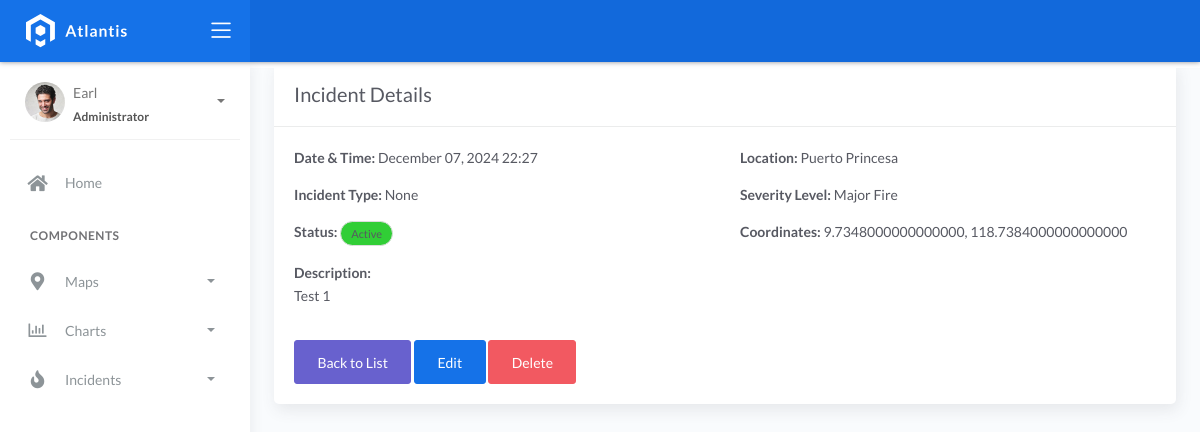
Screenshot of /incidents/19/ with the database file from the repository.
### fire/models.py (models this page shows, shortened)
class BaseModel(models.Model):
    created_at = models.DateTimeField(auto_now_add=True, db_index=True)
    updated_at = models.DateTimeField(auto_now=True)
    class Meta:
        abstract = True

class Incident(BaseModel):
    SEVERITY_CHOICES = (
        ('Minor Fire', 'Minor Fire'),
        ('Moderate Fire', 'Moderate Fire'),
        ('Major Fire', 'Major Fire'),
    )
    STATUS_CHOICES = (
        ('Active', 'Active'),
        ('Resolve', 'Resolve'),
    )
    INCIDENT_TYPE_CHOICES = (
        ('Structure Fire', 'Structure Fire'),
        ('Vehicle Fire', 'Vehicle Fire'),
        ('Wildfire', 'Wildfire'),
        ('Chemical Fire', 'Chemical Fire'),
        ('Electrical Fire', 'Electrical Fire'),
    )
    location = models.ForeignKey(Locations, on_delete=models.CASCADE, related_name='incidents')
    date_time = models.DateTimeField(
        blank=True,
        null=True,
        help_text="Date and time when the incident occurred"
    )
    severity_level = models.CharField(
        max_length=45,
        choices=SEVERITY_CHOICES,
        help_text="Level of fire severity"
    )
    status = models.CharField(
        max_length=45,
        choices=STATUS_CHOICES,
        default='Active'
    )
    description = models.TextField(  # Changed from CharField to TextField
        max_length=1000,  # Increased max length
        help_text="Detailed description of the incident"
    )
    incident_type = models.CharField(
        max_length=100,  # Changed from 45 to 100
        choices=INCIDENT_TYPE_CHOICES,
        null=True,      # Added
        blank=True,     # Added
        help_text="Type of fire incident"
    )

class Locations(BaseModel):
    name = models.CharField(max_length=150)
    latitude = models.DecimalField(
        max_digits=22,
        decimal_places=16,
        null=True,
        blank=True,
        help_text="Latitude coordinate of the location"
    )
    longitude = models.DecimalField(
        max_digits=22,
        decimal_places=16,
        null=True,
        blank=True,
        help_text="Longitude coordinate of the location"
    )
    address = models.CharField(
        max_length=500,  # Increased to accommodate full addresses
        blank=True,
        help_text="Full address from geocoding"
    )
    city = models.CharField(
        max_length=150,
        blank=True,
        help_text="City name"
    )
    country = models.CharField(
        max_length=150,
        blank=True,
        help_text="Country name"
    )

### fire/views.py (the view)
# urls.py: path('incidents/<int:pk>/', incident_detail, name='incident-detail'),
def incident_detail(request, pk):
    incident = get_object_or_404(Incident, pk=pk)
    return render(request, 'incident_detail.html', {'incident': incident})

### templates/incident_detail.html (shortened to what this page needs)
{% extends 'base.html' %}
{% load static %}
{% block content %}
<div class="container-fluid px-4">
    <div class="row">
        <div class="col-md-12">
            <div class="card">
                <div class="card-header">
                    <h5 class="card-title">Incident Details</h5>
                </div>
                <div class="card-body">
                    <div class="row mb-3">
                        <div class="col-md-6">
                            <strong>Date & Time:</strong> {{ incident.date_time|date:"F d, Y H:i" }}
                        </div>
                        <div class="col-md-6">
                            <strong>Location:</strong> {{ incident.location.name }}
                        </div>
                    </div>
                    <div class="row mb-3">
                        <div class="col-md-6">
                            <strong>Incident Type:</strong> {{ incident.incident_type }}
                        </div>
                        <div class="col-md-6">
                            <strong>Severity Level:</strong> {{ incident.severity_level }}
                        </div>
                    </div>
                    <div class="row mb-3">
                        <div class="col-md-6">
                            <strong>Status:</strong>
                            <span class="badge {% if incident.status == 'active' %}bg-danger{% else %}bg-success{% endif %}">
                                {{ incident.status|title }}
                            </span>
                        </div>
                        <div class="col-md-6">
                            <strong>Coordinates:</strong>
                            {{ incident.location.latitude }}, {{ incident.location.longitude }}
                        </div>
                    </div>
                    <div class="row mb-3">
                        <div class="col-12">
                            <strong>Description:</strong>
                            <p>{{ incident.description|default:"No description provided" }}</p>
                        </div>
                    </div>
                    <div class="mt-3">
                        <a href="{% url 'incident-list' %}" class="btn btn-secondary">Back to List</a>
                        <a href="{% url 'incident-update' incident.pk %}" class="btn btn-primary">Edit</a>
                        <a href="{% url 'incident-delete' incident.pk %}" class="btn btn-danger">Delete</a>
                    </div>
                </div>
            </div>
        </div>
    </div>
</div>
{% endblock %}

### rows the page displays
Incident: date_time "December 07, 2024 22:27", location.name "Puerto Princesa", incident_type "None", severity_level "Major Fire", status "Active", location.latitude "9.7348000000000000", location.longitude "118.7384000000000000", description "Test 1"
